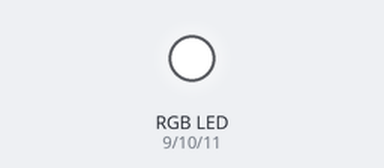
This sketch was run on a simulated Arduino Uno, built with avr-gcc and run on an emulated ATmega328P. Shown: an RGB LED mixed from three pins (HIGH = lit).

Above: at 0.3 s.
At 2.7 s:
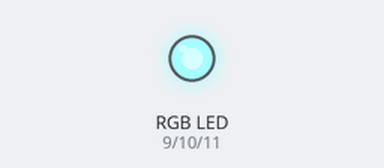
At 5.1 s:
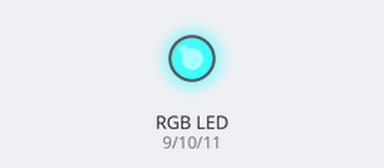
At 10.0 s:
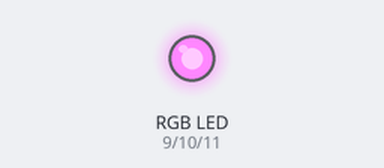
At 14.8 s:
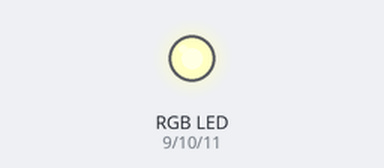
At 19.7 s:
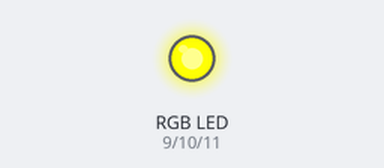
Timing chart, 0 to 25.6 s (numbered marks = the images above):
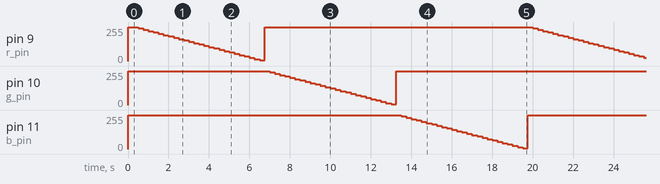

The sketch:

016color3Led.ino
```cpp
int r_pin = 9;
int g_pin = 10;
int b_pin = 11;

void setup() {
  // anode type 3 color led
  analogWrite(r_pin, 255);
  analogWrite(g_pin, 255);
  analogWrite(b_pin, 255);
  delay(250);
}

void loop() {
  for(int i = 255; i > -1; i=i-10) {
    analogWrite(r_pin, i);
    delay(250);
  }
  analogWrite(r_pin, 255);

  for(int i = 255; i > -1; i=i-10) {
    analogWrite(g_pin, i);
    delay(250);
  }
  analogWrite(g_pin, 255);

    for(int i = 255; i > -1; i=i-10) {
    analogWrite(b_pin, i);
    delay(250);
  }
  analogWrite(b_pin, 255);


}
```

Measured:
- by itself, pin 9 (r_pin), pin 10 (g_pin), pin 11 (b_pin): ramps from 255/255 to 5/255 and jumps back, once every 19.5 s
